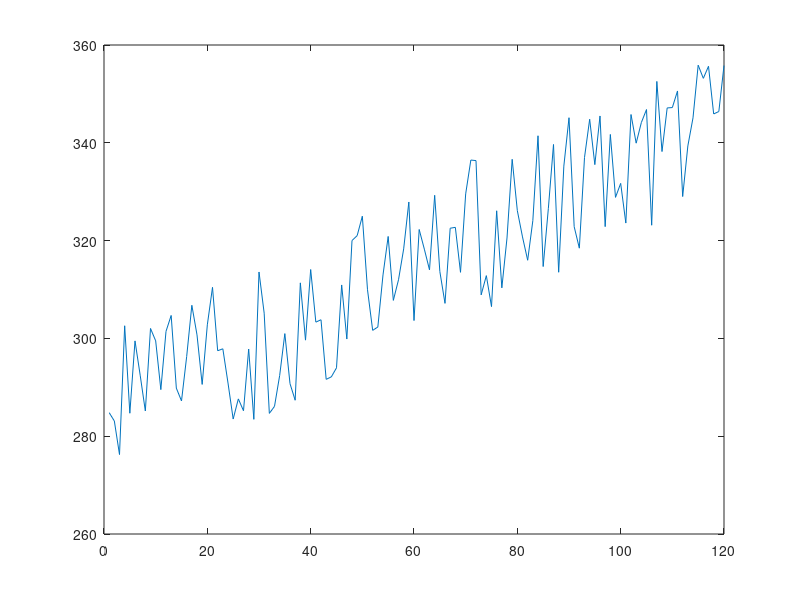

This figure's MATLAB source:
%car cost calculator

time = 1:120;%times in months
o=ones(size(time));
z=zeros(size(time));

load('fuel')


%Golf details

monthly_miles = [o.*900];%vector of monthly mileage over time

monthly_payment = 0;%[0.*ones(1,24) 351.*ones(1,60) zeros(1,36)];

mpg = 27.5;
premium = 0.2;

maintenance = monthly_miles.*.12;%[zeros(1,60) monthly_miles(61:84).*.05 monthly_miles(85:end).*.1];%vector of monthly maintenance over time

insurance =  66.*o;%[z(1:24) 72.*o(25:end)];

base_gti_cost = monthly_payment + (monthly_miles./mpg).*(fuel+premium) + maintenance + insurance;


plot(base_gti_cost);